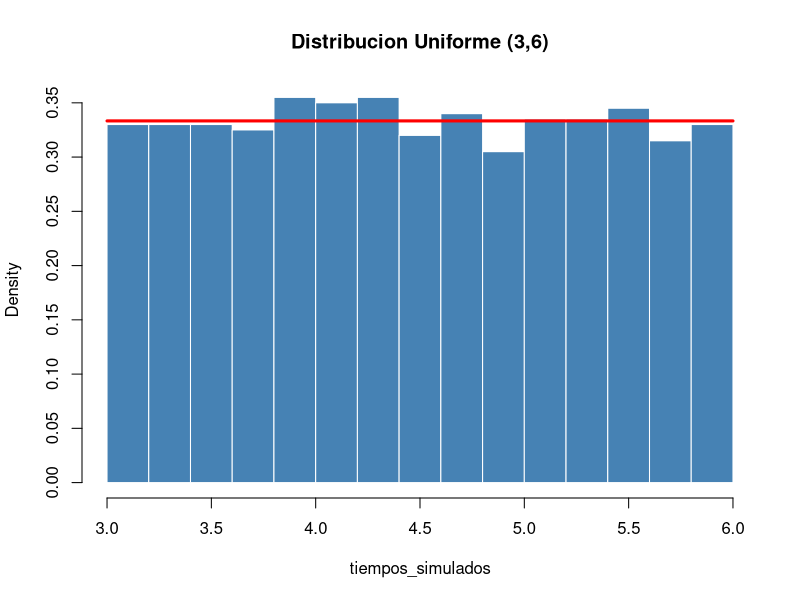
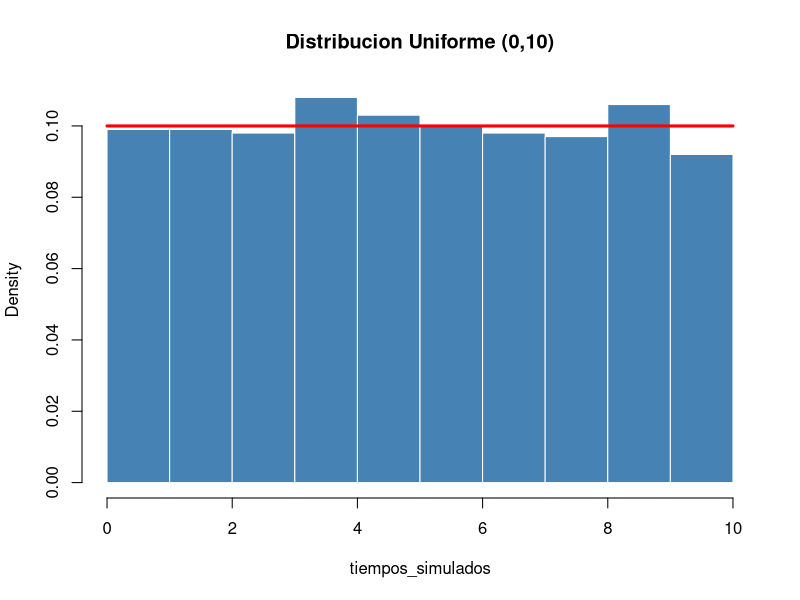
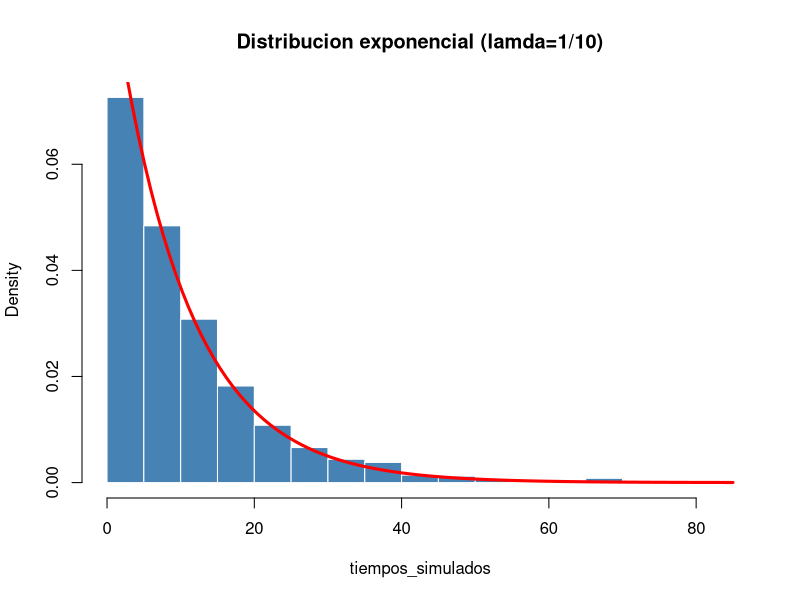
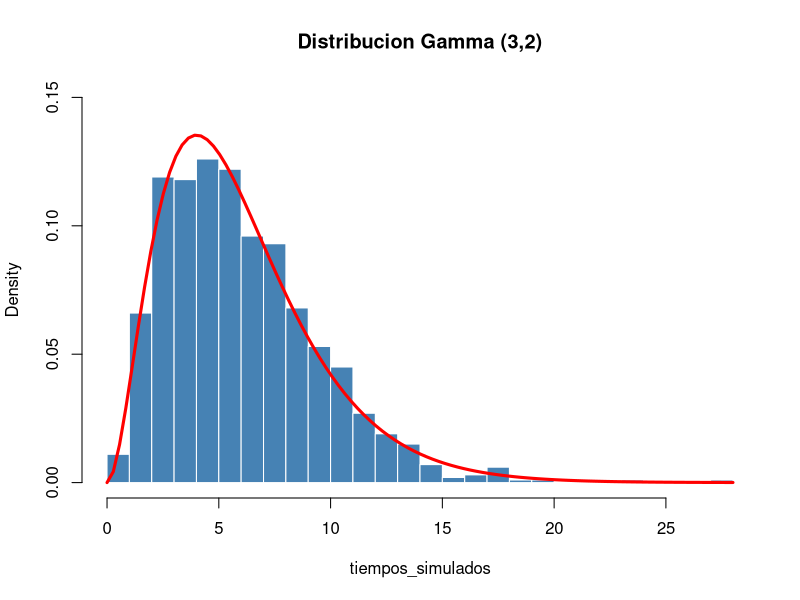
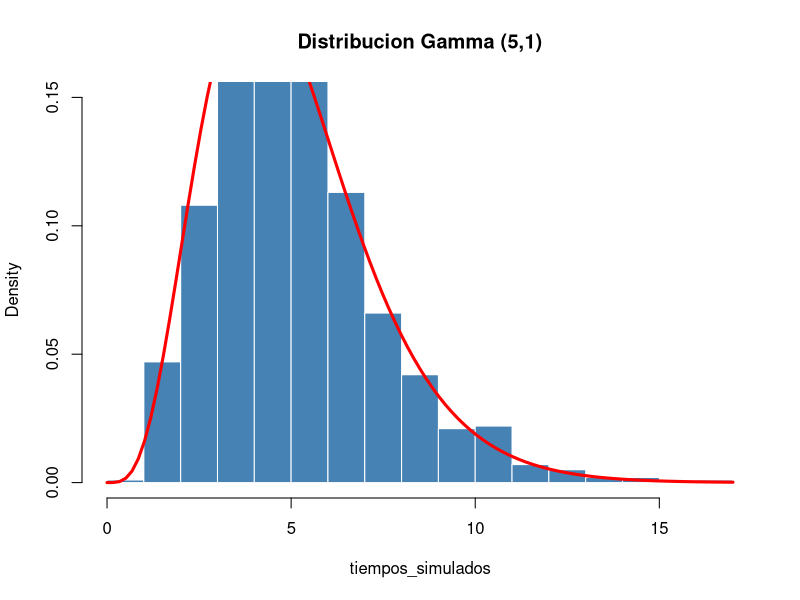
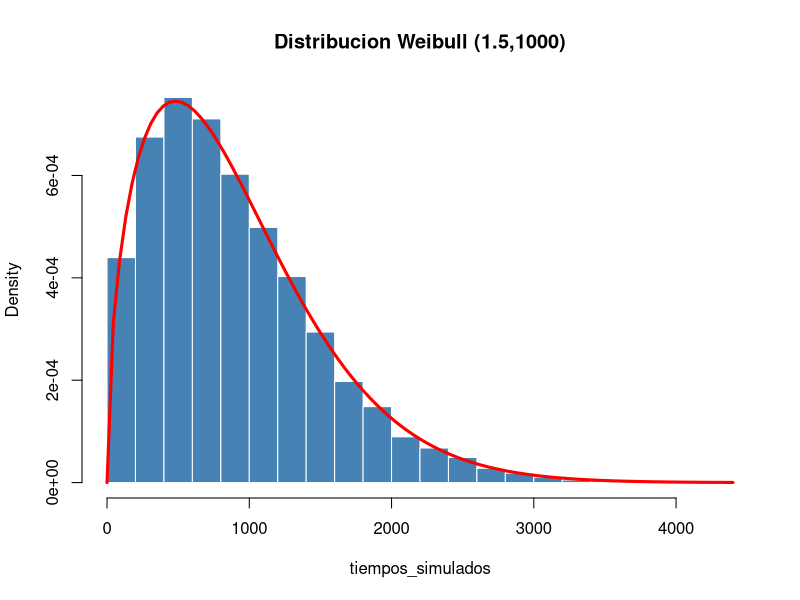
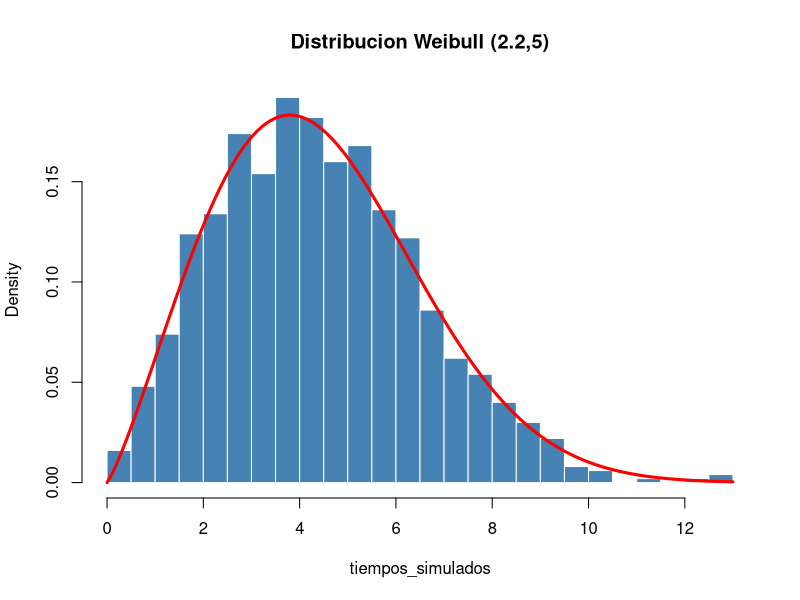
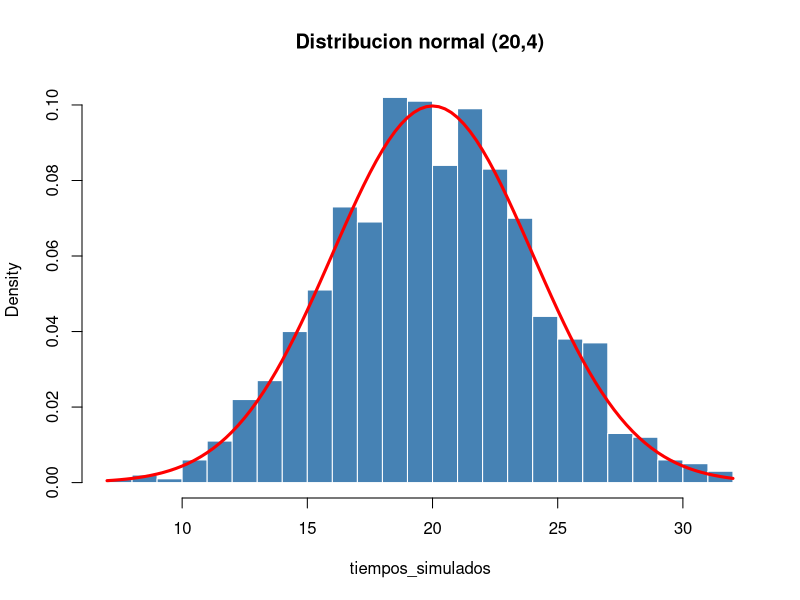

Write the R code that produced these figures, in order.
## ---- chunk 1
dunif(x=4,min=3,max=6)
## ---- chunk 2
1-punif(5,3,6)#default
punif(5,3,6,lower.tail = FALSE) #equivalencia, cola derecha
## ---- chunk 3
set.seed(123)
tiempos_simulados<-runif(n=1000,min=3,max=6)
head(tiempos_simulados)

#Generamos el histograma de frecuencias
hist(tiempos_simulados,col = "steelblue",main="Distribucion Uniforme (3,6)",border="white",probability = T)

#Agregamos la curva de densidad teorica
curve(dunif(x=x,min=3,max=6),col="red",lwd=3,add=T)
## ---- chunk 4
dunif(3,0,10)
## ---- chunk 5
punif(7,0,10) - punif(2,0,10)
## ---- chunk 6
qunif(.75,0,10)
## ---- chunk 7
set.seed(123)
tiempos_simulados<-runif(n=1000,min=0,max=10)
head(tiempos_simulados)

#Generamos el histograma de frecuencias
hist(tiempos_simulados,col = "steelblue",main="Distribucion Uniforme (0,10)",border="white",probability = T)

#Agregamos la curva de densidad teorica
curve(dunif(x=x,min=0,max=10),col="red",lwd=3,add=T)
## ---- chunk 8
dexp(5,.1)
## ---- chunk 9
pexp(3,.1)
## ---- chunk 10
set.seed(42)
tiempos_simulados<-rexp(n=1000,rate=.1)
head(tiempos_simulados)

#Generamos el histograma de frecuencias
hist(tiempos_simulados,col = "steelblue",main="Distribucion exponencial (lamda=1/10)",border="white",probability = T,breaks = 20)

#Agregamos la curva de densidad teorica
curve(dexp(x=x,rate=1/10),col="red",lwd=3,add=T)

## ---- chunk 11
pexp(3, rate = 0.2)
## ---- chunk 12
1 - pexp(5, rate = 0.2)
## ---- chunk 13
0.2^-1
## ---- chunk 14
qexp(0.9, rate = 0.2)
## ---- chunk 15
pgamma(q=5,shape=3,rate=1/2)
## ---- chunk 16
pgamma(q=6,shape=3,rate=.5)-pgamma(q=4,shape=3,scale=2)
## ---- chunk 17
set.seed(666)
tiempos_simulados<-rgamma(n=1000,shape=3,rate=.5)
head(tiempos_simulados)

#Generamos el histograma de frecuencias
hist(tiempos_simulados,col = "steelblue",main="Distribucion Gamma (3,2)",border="white",probability = T,breaks = 20,ylim=c(0,.15))

#Agregamos la curva de densidad teorica
curve(dgamma(x=x,shape=3,rate=1/2),col="red",lwd=3,add=T)

## ---- chunk 18

pgamma(q = 4, shape = 5, rate = 1/1)

## ---- chunk 19
pgamma(q=7,shape=5,rate=1/1) - pgamma(q=3,shape=5,rate=1/1)
## ---- chunk 20
tiempos_simulados<-rgamma(n=1000,shape=5,rate=1/1)
head(tiempos_simulados)

#Generamos el histograma de frecuencias
hist(tiempos_simulados,col = "steelblue",main="Distribucion Gamma (5,1)",border="white",probability = T,breaks = 20,ylim=c(0,.15))

#Agregamos la curva de densidad teorica
curve(dgamma(x=x,shape=5,rate=1/1),col="red",lwd=3,add=T)


## ---- chunk 21
pweibull(q=800,shape = 1.5,scale = 1000)

## ---- chunk 22
qweibull(p=.9,shape = 1.5,scale = 1000)
## ---- chunk 23
set.seed(212)
tiempos_simulados<-rweibull(n=10000,shape=1.5,scale=1000)
head(tiempos_simulados)

#Generamos el histograma de frecuencias
hist(tiempos_simulados,col = "steelblue",main="Distribucion Weibull (1.5,1000)",border="white",probability = T,breaks = 20)

#Agregamos la curva de densidad teorica
curve(dweibull(x=x,shape=1.5,scale=1000),col="red",lwd=3,add=T)
## ---- chunk 24
pweibull(4,2.2,5)
## ---- chunk 25
5 * gamma(1 + 2.2^-1)
## ---- chunk 26
set.seed(212)
tiempos_simulados<-rweibull(n=1000,shape=2.2,scale=5)
head(tiempos_simulados)

#Generamos el histograma de frecuencias
hist(tiempos_simulados,col = "steelblue",main="Distribucion Weibull (2.2,5)",border="white",probability = T,breaks = 20)

#Agregamos la curva de densidad teorica
curve(dweibull(x=x,shape=2.2,scale=5),col="red",lwd=3,add=T)
## ---- chunk 27
1 - pnorm(24, mean = 20, sd = 4)
## ---- chunk 28
pnorm(22, mean = 20, sd = 4) - pnorm(18, mean = 20, sd = 4)
## ---- chunk 29
tiempos_simulados<-rnorm(n=1000,mean = 20, sd = 4)
head(tiempos_simulados)

#Generamos el histograma de frecuencias
hist(tiempos_simulados,col = "steelblue",main="Distribucion normal (20,4)",border="white",probability = T,breaks = 20)

#Agregamos la curva de densidad teorica
curve(dnorm(x=x,mean = 20, sd = 4),col="red",lwd=3,add=T)
## ---- chunk 30
0
## ---- chunk 31
pnorm(6000, 7500, 1500)
## ---- chunk 32
pnorm(9000, 7500, 1500) - pnorm(7000, 7500, 1500)
## ---- chunk 33
qnorm(.95, 7500, 1500)
## ---- chunk 34
1-plnorm(20, 10, 2.5)
## ---- chunk 35
plnorm(15, 10, 2.5) - plnorm(12, 10, 2.5)
## ---- chunk 36

tiempos_simulados<-rlnorm(n=1000, meanlog=10, sdlog=2.5)
head(tiempos_simulados)

#Generamos el histograma de frecuencias
hist(tiempos_simulados,col = "steelblue",main="Distribucion lognormal (10,2.5)",border="white",probability = T,breaks = 20)

#Agregamos la curva de densidad teorica
curve(dlnorm(x=x, meanlog=10, sdlog=2.5),col="red",lwd=3,add=T)
